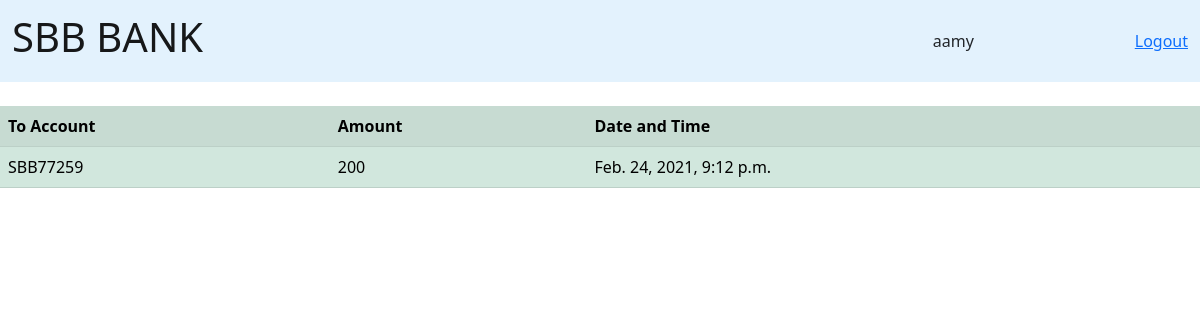
Before: /profiles/transferhistory (signed in) with the older database file.
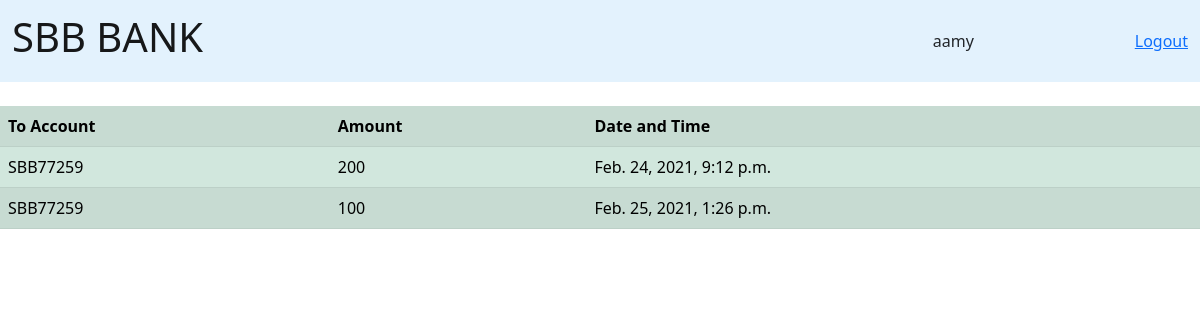
After: the same page with the newer database file.
### profiles/models.py (models this page shows)
class Transfer(models.Model):
    from_account=models.CharField("account no",max_length=100)
    to_account=models.ForeignKey(AccountInfo,on_delete=models.CASCADE)
    amount=models.IntegerField(default=100)
    transfer_date_time=models.DateTimeField("date and time",default=datetime.today())

class AccountInfo(models.Model):
    user = models.OneToOneField(User, on_delete=models.CASCADE,related_name='map')
    account_no = models.CharField(max_length=10, unique=True)
    balance = models.IntegerField(default=1000)
    account_pin = models.IntegerField(unique=True)
    date_opened = models.DateField(default=datetime.today())
    def __str__(self):
        return self.account_no

### profiles/views.py (the view)
# urls.py: path('transferhistory', TransferHistory.as_view(), name='transferhistory')
class TransferHistory(ListView):
    model=Transfer
    template_name='profiles/transferhistory.html'
    def get_queryset(self):
        acno=self.request.user.map.account_no
        return Transfer.objects.filter(from_account=acno)

### profiles/templates/profiles/transferhistory.html
{% extends 'profiles/base.html'%}
{% block body_block %}
<br>
{%if object_list%}
<table class="table table-success table-striped">
    <tr>
        <th>To Account</th>
        <th>Amount</th>
        <th>Date and Time</th>
    </tr>
        {%for item in object_list%}
    <tr>
        <td>{{item.to_account}}</td>
        <td>{{item.amount}}</td>
        <td>{{item.transfer_date_time}}</td>
         </tr>
{%endfor%}
</table>
{%else%}
<h3>No transfer activities have been performed yet</h3>
{%endif%}
{%endblock%}

### profiles/templates/profiles/base.html (shortened to what this page needs)
<!DOCTYPE html>
{%load static%}
<html lang="en">
<head>
    <link href="https://cdn.jsdelivr.net/npm/bootstrap@5.0.0-beta2/dist/css/bootstrap.min.css" rel="stylesheet"
>
</head>
<body>
<nav class="navbar navbar-light" style="background-color: #e3f2fd;">
    <div class="container-fluid">
        <span class="navbar-brand mb-0 h1"><h1>SBB BANK</h1></span>
        <div class="navbar-text col-4">
            </div>
        {{user}}
        <a href="{%url 'logout'%}">Logout</a>
    </div>
</nav>
{% block body_block %}
{% endblock %}
</body>
</html>

Changed rows visible on the page:
added Transfer: to_account "SBB77259", amount "100", transfer_date_time "Feb. 25, 2021, 1:26 p.m."
